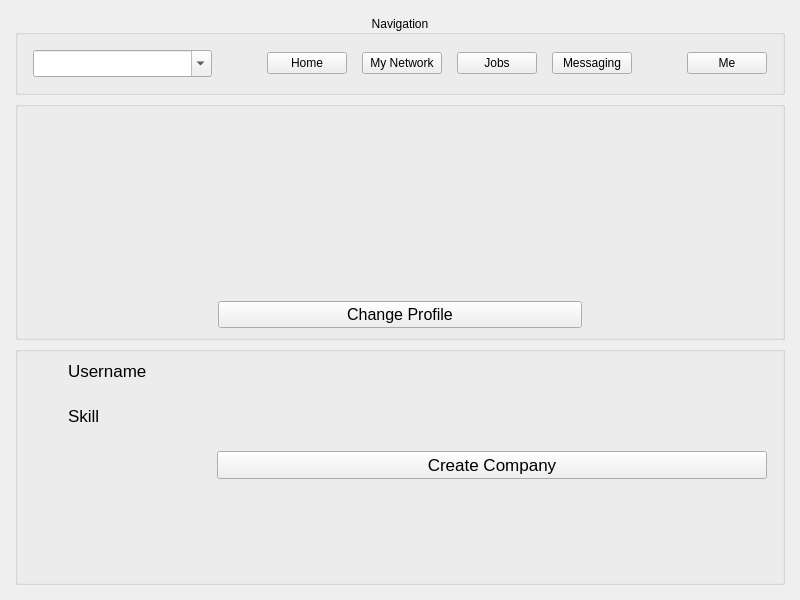
<?xml version="1.0" encoding="UTF-8"?>
<ui version="4.0">
 <class>Me</class>
 <widget class="QWidget" name="Me">
  <property name="geometry">
   <rect>
    <x>0</x>
    <y>0</y>
    <width>800</width>
    <height>600</height>
   </rect>
  </property>
  <property name="minimumSize">
   <size>
    <width>800</width>
    <height>600</height>
   </size>
  </property>
  <property name="maximumSize">
   <size>
    <width>880</width>
    <height>660</height>
   </size>
  </property>
  <property name="windowTitle">
   <string>Form</string>
  </property>
  <layout class="QVBoxLayout" name="verticalLayout" stretch="0,1,1">
   <property name="leftMargin">
    <number>15</number>
   </property>
   <property name="topMargin">
    <number>15</number>
   </property>
   <property name="rightMargin">
    <number>15</number>
   </property>
   <property name="bottomMargin">
    <number>15</number>
   </property>
   <item>
    <widget class="QGroupBox" name="navigationGroup">
     <property name="title">
      <string>Navigation</string>
     </property>
     <property name="alignment">
      <set>Qt::AlignCenter</set>
     </property>
     <layout class="QHBoxLayout" name="horizontalLayout" stretch="1,0,0,0,0,0,0,0">
      <property name="spacing">
       <number>15</number>
      </property>
      <property name="leftMargin">
       <number>15</number>
      </property>
      <property name="topMargin">
       <number>15</number>
      </property>
      <property name="rightMargin">
       <number>15</number>
      </property>
      <property name="bottomMargin">
       <number>15</number>
      </property>
      <item>
       <widget class="QComboBox" name="searchCombo">
        <property name="font">
         <font>
          <pointsize>12</pointsize>
         </font>
        </property>
        <property name="editable">
         <bool>true</bool>
        </property>
        <property name="placeholderText">
         <string>Search</string>
        </property>
       </widget>
      </item>
      <item>
       <spacer name="leftSpacer">
        <property name="orientation">
         <enum>Qt::Horizontal</enum>
        </property>
        <property name="sizeHint" stdset="0">
         <size>
          <width>40</width>
          <height>20</height>
         </size>
        </property>
       </spacer>
      </item>
      <item>
       <widget class="QPushButton" name="homeButton">
        <property name="text">
         <string>Home</string>
        </property>
       </widget>
      </item>
      <item>
       <widget class="QPushButton" name="networkButton">
        <property name="text">
         <string>My Network</string>
        </property>
       </widget>
      </item>
      <item>
       <widget class="QPushButton" name="jobButton">
        <property name="text">
         <string>Jobs</string>
        </property>
       </widget>
      </item>
      <item>
       <widget class="QPushButton" name="messageButton">
        <property name="text">
         <string>Messaging</string>
        </property>
       </widget>
      </item>
      <item>
       <spacer name="rightSpacer">
        <property name="orientation">
         <enum>Qt::Horizontal</enum>
        </property>
        <property name="sizeHint" stdset="0">
         <size>
          <width>40</width>
          <height>20</height>
         </size>
        </property>
       </spacer>
      </item>
      <item>
       <widget class="QPushButton" name="userButton">
        <property name="text">
         <string>Me</string>
        </property>
       </widget>
      </item>
     </layout>
    </widget>
   </item>
   <item>
    <widget class="QGroupBox" name="profileGroup">
     <property name="title">
      <string/>
     </property>
     <layout class="QVBoxLayout" name="verticalLayout_2" stretch="1,2">
      <property name="leftMargin">
       <number>200</number>
      </property>
      <property name="rightMargin">
       <number>200</number>
      </property>
      <item>
       <widget class="QLabel" name="profileLabel">
        <property name="text">
         <string/>
        </property>
       </widget>
      </item>
      <item>
       <widget class="QPushButton" name="changeButton">
        <property name="font">
         <font>
          <pointsize>12</pointsize>
         </font>
        </property>
        <property name="text">
         <string>Change Profile</string>
        </property>
       </widget>
      </item>
     </layout>
    </widget>
   </item>
   <item>
    <widget class="QGroupBox" name="informationGroup">
     <property name="title">
      <string/>
     </property>
     <layout class="QFormLayout" name="formLayout">
      <property name="horizontalSpacing">
       <number>70</number>
      </property>
      <property name="verticalSpacing">
       <number>25</number>
      </property>
      <property name="leftMargin">
       <number>50</number>
      </property>
      <property name="topMargin">
       <number>9</number>
      </property>
      <property name="rightMargin">
       <number>15</number>
      </property>
      <property name="bottomMargin">
       <number>2</number>
      </property>
      <item row="0" column="0">
       <widget class="QLabel" name="usernameTitleLabel">
        <property name="font">
         <font>
          <pointsize>13</pointsize>
         </font>
        </property>
        <property name="text">
         <string>Username</string>
        </property>
       </widget>
      </item>
      <item row="0" column="1">
       <widget class="QLabel" name="usernameLabel">
        <property name="font">
         <font>
          <pointsize>12</pointsize>
         </font>
        </property>
        <property name="text">
         <string/>
        </property>
       </widget>
      </item>
      <item row="1" column="0">
       <widget class="QLabel" name="skillTitleLabel">
        <property name="font">
         <font>
          <pointsize>13</pointsize>
         </font>
        </property>
        <property name="text">
         <string>Skill</string>
        </property>
       </widget>
      </item>
      <item row="1" column="1">
       <widget class="QLabel" name="skillLabel">
        <property name="text">
         <string/>
        </property>
       </widget>
      </item>
      <item row="2" column="1">
       <widget class="QPushButton" name="companyButton">
        <property name="font">
         <font>
          <pointsize>13</pointsize>
         </font>
        </property>
        <property name="text">
         <string>Create Company</string>
        </property>
       </widget>
      </item>
     </layout>
    </widget>
   </item>
  </layout>
 </widget>
 <resources/>
 <connections/>
</ui>
